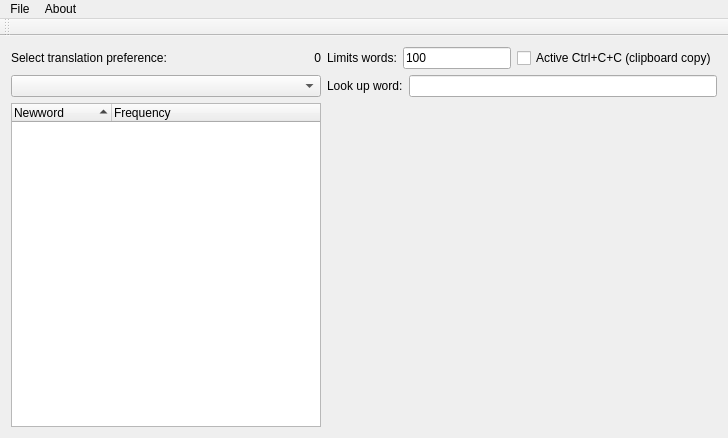
<?xml version="1.0" encoding="UTF-8"?>
<ui version="4.0">
 <class>MainWindow</class>
 <widget class="QMainWindow" name="MainWindow">
  <property name="geometry">
   <rect>
    <x>0</x>
    <y>0</y>
    <width>728</width>
    <height>438</height>
   </rect>
  </property>
  <property name="windowTitle">
   <string>MainWindow</string>
  </property>
  <widget class="QWidget" name="centralWidget">
   <property name="layoutDirection">
    <enum>Qt::LeftToRight</enum>
   </property>
   <property name="autoFillBackground">
    <bool>false</bool>
   </property>
   <layout class="QGridLayout" name="gridLayout_2">
    <item row="0" column="0">
     <layout class="QGridLayout" name="gridLayout">
      <item row="3" column="0">
       <widget class="QTreeWidget" name="treeWidget">
        <property name="editTriggers">
         <set>QAbstractItemView::NoEditTriggers</set>
        </property>
        <property name="sortingEnabled">
         <bool>true</bool>
        </property>
        <column>
         <property name="text">
          <string>Newword</string>
         </property>
        </column>
        <column>
         <property name="text">
          <string>Frequency</string>
         </property>
        </column>
       </widget>
      </item>
      <item row="3" column="1">
       <widget class="ArticleView" name="article" native="true">
        <property name="autoFillBackground">
         <bool>false</bool>
        </property>
        <zorder>label</zorder>
        <zorder>lookup</zorder>
        <zorder>lookup</zorder>
        <zorder>label</zorder>
       </widget>
      </item>
      <item row="0" column="0">
       <layout class="QHBoxLayout" name="horizontalLayout">
        <item>
         <widget class="QLabel" name="labelLanguage">
          <property name="text">
           <string>Select translation preference:    </string>
          </property>
         </widget>
        </item>
        <item>
         <widget class="QLabel" name="label_2">
          <property name="text">
           <string>0</string>
          </property>
          <property name="alignment">
           <set>Qt::AlignRight|Qt::AlignTrailing|Qt::AlignVCenter</set>
          </property>
         </widget>
        </item>
       </layout>
      </item>
      <item row="2" column="0">
       <widget class="QComboBox" name="comboBox"/>
      </item>
      <item row="0" column="1">
       <layout class="QHBoxLayout" name="horizontalLayout_2">
        <item>
         <widget class="QLabel" name="labelLookup">
          <property name="text">
           <string>Limits words:</string>
          </property>
         </widget>
        </item>
        <item>
         <widget class="QLineEdit" name="lineEdit">
          <property name="text">
           <string>100</string>
          </property>
         </widget>
        </item>
        <item>
         <widget class="QCheckBox" name="checkBox">
          <property name="text">
           <string>Active Ctrl+C+C (clipboard copy)</string>
          </property>
          <property name="checked">
           <bool>false</bool>
          </property>
         </widget>
        </item>
       </layout>
      </item>
      <item row="2" column="1">
       <layout class="QHBoxLayout" name="horizontalLayout_3">
        <item>
         <widget class="QLabel" name="label">
          <property name="text">
           <string>Look up word:</string>
          </property>
         </widget>
        </item>
        <item>
         <widget class="QLineEdit" name="lookup"/>
        </item>
       </layout>
      </item>
     </layout>
    </item>
   </layout>
  </widget>
  <widget class="QMenuBar" name="menuBar">
   <property name="geometry">
    <rect>
     <x>0</x>
     <y>0</y>
     <width>728</width>
     <height>21</height>
    </rect>
   </property>
   <widget class="QMenu" name="menuAbout">
    <property name="title">
     <string>About</string>
    </property>
    <addaction name="actionAbout_LR"/>
   </widget>
   <widget class="QMenu" name="menuFile">
    <property name="title">
     <string>File</string>
    </property>
    <addaction name="actionOpen"/>
    <addaction name="actionAdd_a_dictionary"/>
    <addaction name="actionSave"/>
    <addaction name="actionExport"/>
    <addaction name="actionCheck_Memory"/>
    <addaction name="actionPrint"/>
    <addaction name="actionExit"/>
   </widget>
   <addaction name="menuFile"/>
   <addaction name="menuAbout"/>
  </widget>
  <widget class="QToolBar" name="toolBar">
   <property name="windowTitle">
    <string>toolBar</string>
   </property>
   <attribute name="toolBarArea">
    <enum>TopToolBarArea</enum>
   </attribute>
   <attribute name="toolBarBreak">
    <bool>false</bool>
   </attribute>
  </widget>
  <action name="actionOpen">
   <property name="text">
    <string>Open</string>
   </property>
  </action>
  <action name="actionAbout_LR">
   <property name="text">
    <string>About LR</string>
   </property>
  </action>
  <action name="actionExit">
   <property name="text">
    <string>Exit</string>
   </property>
  </action>
  <action name="actionSave">
   <property name="text">
    <string>Save to LR file</string>
   </property>
  </action>
  <action name="actionAdd_a_dictionary">
   <property name="text">
    <string>Add a dictionary</string>
   </property>
  </action>
  <action name="actionExport">
   <property name="text">
    <string>Export ...</string>
   </property>
  </action>
  <action name="actionCheck_Memory">
   <property name="text">
    <string>Check Memory</string>
   </property>
  </action>
  <action name="actionPrint">
   <property name="text">
    <string>Print...</string>
   </property>
  </action>
 </widget>
 <layoutdefault spacing="6" margin="11"/>
 <customwidgets>
  <customwidget>
   <class>ArticleView</class>
   <extends>QWidget</extends>
   <header location="global">articleview.h</header>
   <container>1</container>
  </customwidget>
 </customwidgets>
 <resources/>
 <connections/>
</ui>
